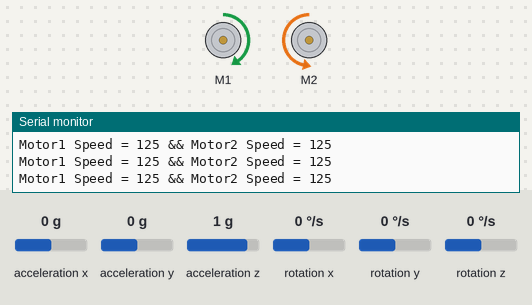
Simulated run of this sketch. Board: Arduino Uno, built with avr-gcc and run on an emulated ATmega328P. On the bench: 2 × DC motor (green arrow = forward, orange = backward, longer = faster), the last lines printed to the serial monitor. The test bench sets the inputs (shaded band); at power-on: acceleration x 0 g, acceleration y 0 g, acceleration z 1 g, rotation x 0 °/s, rotation y 0 °/s, rotation z 0 °/s.

Above: at 3.2 s.
3.3 s: acceleration x set to -0.8 g
At 4.4 s:
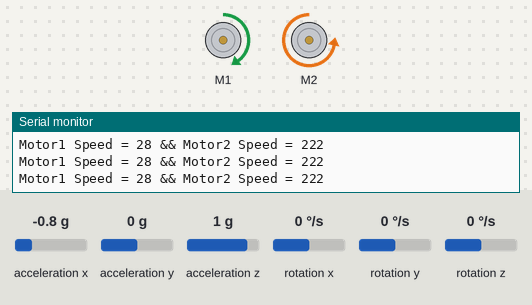
4.9 s: acceleration x set to 0.8 g
At 5.7 s:
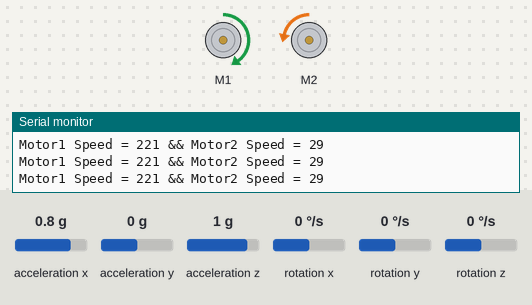
6.5 s: acceleration x set to 0 g
At 6.8 s:
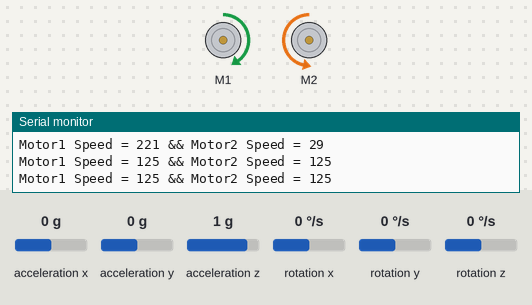
Timing chart, 0 to 9.5 s (numbered marks = the images above; inputs shaded):
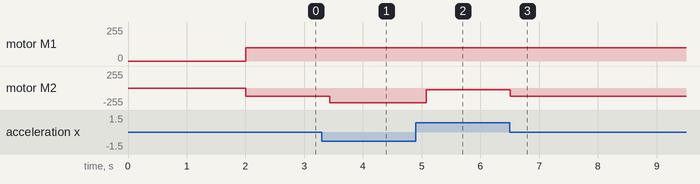

Measured:
- after the input at 3.3 s, motor M2: backward 125/255 → backward 222/255 after 0.14 s
- after the input at 4.9 s, motor M2: backward 222/255 → backward 29/255 after 0.18 s
- after the input at 6.5 s, motor M2: backward 29/255 → backward 125/255 at once

The sketch:

hybrid_code_of_motor_mpu__motor_shield.ino
```cpp
#include <AFMotor.h>
#include <Wire.h>
#include <MPU6050.h>
#include <I2Cdev.h>

AF_DCMotor motor1(1);
AF_DCMotor motor2(2);


MPU6050 sensor;
int16_t ax, ay, az;
int16_t gx, gy, gz;

int valMotor1;  // first_motor_speed
int valMotor2; //second_motor_speed

void setup ( )
{
  Wire.begin( );
  Serial.begin (9600);
  Serial.println ("Initializing the MPU");
  sensor.initialize ( );
  Serial.println(sensor.testConnection( ) ? "Successfully Connected" : "Connection failed");
  delay(1000);
  Serial.println("Taking Values from the sensor");
  delay(1000);
  motor1.setSpeed(100); // we know speed between 20 to 250
  motor2.setSpeed(100);
}

void loop ( )
{
  sensor.getMotion6(&ax, &ay, &az, &gx, &gy, &gz);
  ax = map(ax, -17000, 17000, -125, 125);
  valMotor1= 125+ax;  //first_motor_speed

  valMotor2 = 125-ax; //second_motor_speed

  Serial.print ("Motor1 Speed = ");
  Serial.print (valMotor1, DEC);
  Serial.print (" && ");
  Serial.print ("Motor2 Speed = ");
  Serial.println (valMotor2, DEC);

  if(valMotor1 >0 && valMotor1 <255){
    motor2.setSpeed(valMotor2);

  }
  motor1.run(FORWARD);
  motor2.run(BACKWARD);
  delay(200);
  }
```
